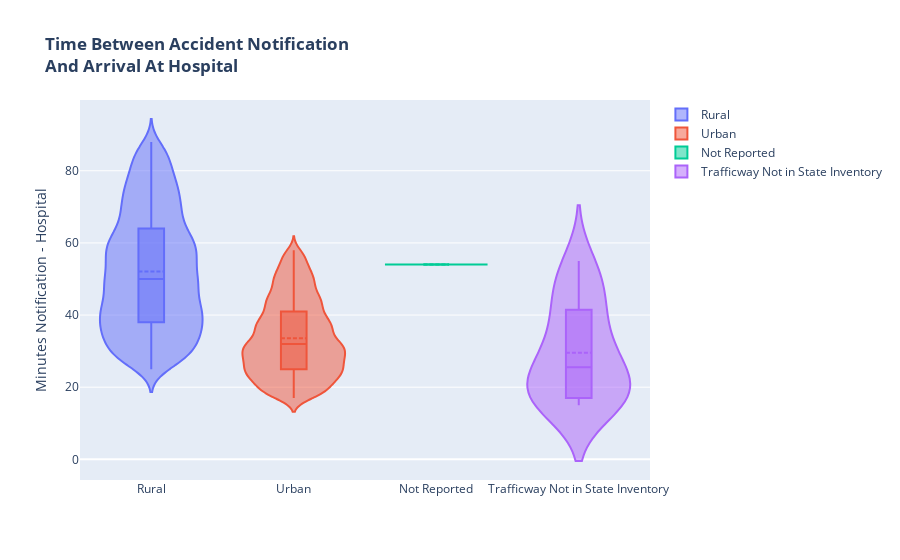

Source (notebook cell):
### Markdown cell above
#### Rural vs. Urban Lead Time to Hospital

We want to see if there is difference in lead time between when an accident is reported to when the patient arrives at the hospital. This is particularly interesting analysis to see if rural agencies or urban agencies perform better at responding to accidents.

### Code cell
# here we initialize the figure object. 
fig_2 = go.Figure()

rur_urb = df['RUR_URB'].unique()
for ru in rur_urb:
    x = df_final[df_final['RUR_URB']==ru]['RUR_URB']
    y = (df_final[df_final['RUR_URB']==ru]['HOSP_TIME']-df_final[df_final['RUR_URB']==ru]['NOT_TIME']).astype('timedelta64[m]')
    y = y[y.between(y.quantile(0.10), y.quantile(0.90))]
    
    fig_2.add_trace(
        go.Violin(
            x=x,
            y=y,
            name=ru,
            box_visible=True,
            meanline_visible=True,
        )
    )
fig_2.update_layout(
    title_text="<b>Time Between Accident Notification<br>And Arrival At Hospital</b><br><i>",
    violingap=0.2, 
    violingroupgap=0.1, 
    violinmode='overlay',
    yaxis_title="Minutes Notification - Hospital",
)
fig_2.show()

### Figure 1 — Plotly figure (JSON) as saved in the notebook; plotly's stock layout.template omitted (floating-point values rounded to 4 significant figures; data arrays with more than 128 entries replaced by an {"elided": "..."} marker saying what was removed)
{"data": [{"box": {"visible": true}, "meanline": {"visible": true}, "name": "Rural", "type": "violin", "x": {"elided": "6005 str values"}, "y": {"elided": "4853 int values"}}, {"box": {"visible": true}, "meanline": {"visible": true}, "name": "Urban", "type": "violin", "x": {"elided": "7788 str values"}, "y": {"elided": "6363 int values"}}, {"box": {"visible": true}, "meanline": {"visible": true}, "name": "Not Reported", "type": "violin", "x": ["Not Reported", "Not Reported", "Not Reported"], "y": [54]}, {"box": {"visible": true}, "meanline": {"visible": true}, "name": "Trafficway Not in State Inventory", "type": "violin", "x": ["Trafficway Not in State Inventory", "Trafficway Not in State Inventory", "Trafficway Not in State Inventory", "Trafficway Not in State Inventory", "Trafficway Not in State Inventory", "Trafficway Not in State Inventory", "Trafficway Not in State Inventory", "Trafficway Not in State Inventory", "Trafficway Not in State Inventory", "Trafficway Not in State Inventory", "Trafficway Not in State Inventory", "Trafficway Not in State Inventory", "Trafficway Not in State Inventory", "Trafficway Not in State Inventory", "Trafficway Not in State Inventory", "Trafficway Not in State Inventory", "Trafficway Not in State Inventory", "Trafficway Not in State Inventory", "Trafficway Not in State Inventory", "Trafficway Not in State Inventory", "Trafficway Not in State Inventory", "Trafficway Not in State Inventory", "Trafficway Not in State Inventory", "Trafficway Not in State Inventory", "Trafficway Not in State Inventory"], "y": [52, 15, 17, 55, 22, 17, 17, 32, 44, 30, 28, 23, 23, 43, 33, 19, 40, 49, 17, 15]}], "layout": {"title": {"text": "<b>Time Between Accident Notification<br>And Arrival At Hospital</b><br><i>"}, "violingap": 0.2, "violingroupgap": 0.1, "violinmode": "overlay", "yaxis": {"title": {"text": "Minutes Notification - Hospital"}}}}
